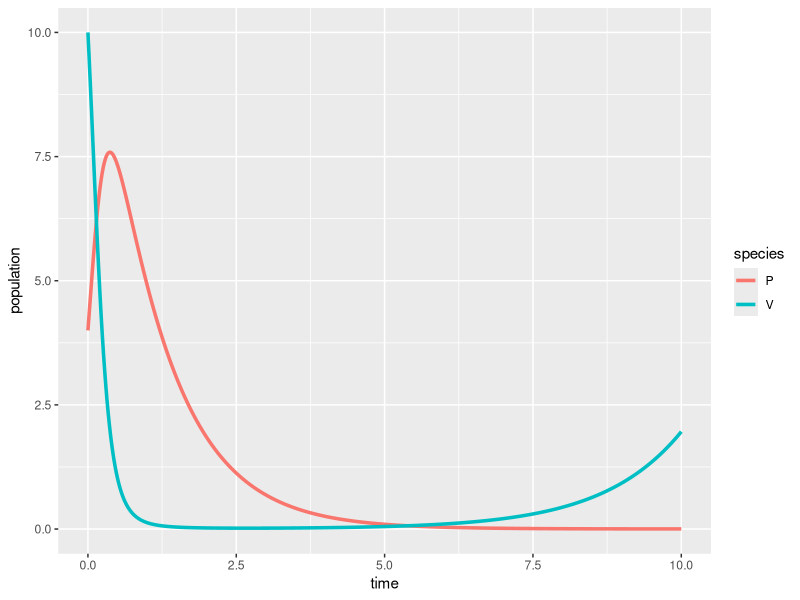

The R source for this figure:
## ---- chunk 1
#| message: false
#| warning: false
# load libraries ----
library(tidyverse)
library(deSolve)
library(kableExtra)
## ---- chunk 2
# Create a sequence of times (days) ----
time <- seq(from = 0, to = 10, by = 0.02)

# Set some parameter values (these can change - keep it in mind) ----
parameters <- c(r = .75, alpha = 0.8, beta = 0.5, q = 1)

# Set the initial condition (prey and predator populations at t = 0) ----
# Recall: V = prey, P = predator
init_cond <- c(V = 10, P = 4)

# Prepare the series of differential equations as a function ----
lv_equations <- function(time, init_cond, parameters) {
  with(as.list(c(init_cond, parameters)), {
    dVdt = r * V - alpha * V * P
    dPdt = beta * V * P - q * P
    return(list(c(dVdt, dPdt)))
  })
}

# Find the approximate the solution using `deSolve::ode()` ----
approx_lv <- ode(y = init_cond, times = time, func = lv_equations, parms = parameters)

# Check the class ----
class(approx_lv)

# We really want this to be a data frame, AND we want both prey (V) and predator (P) to be in the same column -- we'll learn why in EDS 221 (tidy data) ----
approx_lk_df <- data.frame(approx_lv) |> 
  pivot_longer(cols = c(V, P), names_to = "species", values_to = "population")

# Plot it ----
ggplot(data = approx_lk_df, aes(x = time, y = population)) +
  geom_line(aes(color = species), linewidth = 1.2)
